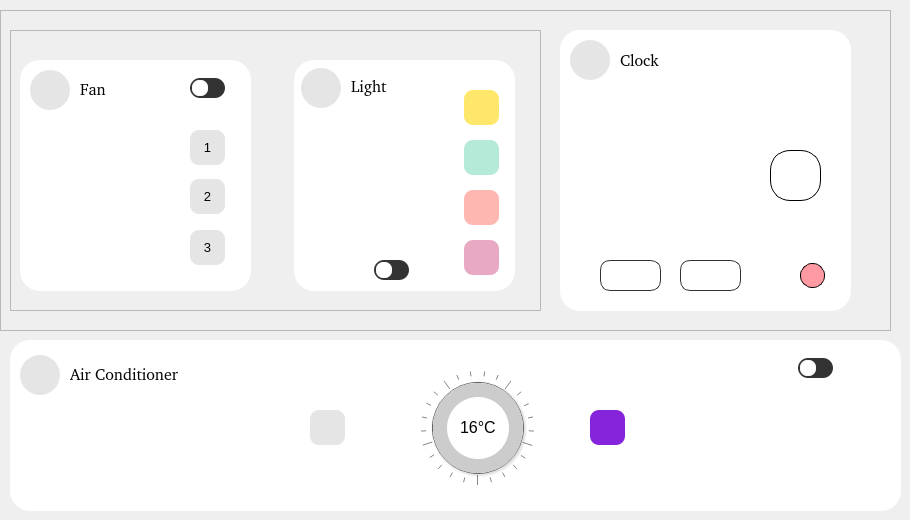
    <widget class="QWidget" name="page_2">
     <widget class="QFrame" name="frame_11">
      <property name="geometry">
       <rect>
        <x>10</x>
        <y>340</y>
        <width>891</width>
        <height>171</height>
       </rect>
      </property>
      <property name="font">
       <font>
        <pointsize>12</pointsize>
       </font>
      </property>
      <property name="styleSheet">
       <string notr="true">background-color: #fff;
border-radius: 20px;</string>
      </property>
      <property name="frameShape">
       <enum>QFrame::StyledPanel</enum>
      </property>
      <property name="frameShadow">
       <enum>QFrame::Raised</enum>
      </property>
      <widget class="QPushButton" name="btn_up_air_bed">
       <property name="geometry">
        <rect>
         <x>580</x>
         <y>70</y>
         <width>35</width>
         <height>35</height>
        </rect>
       </property>
       <property name="font">
        <font>
         <pointsize>9</pointsize>
        </font>
       </property>
       <property name="styleSheet">
        <string notr="true">background:#8624db;
border-radius:9px;</string>
       </property>
       <property name="text">
        <string/>
       </property>
       <property name="icon">
        <iconset resource="rsc.qrc">
         <normaloff>:/icon/icon/plus.svg</normaloff>:/icon/icon/plus.svg</iconset>
       </property>
       <property name="iconSize">
        <size>
         <width>16</width>
         <height>16</height>
        </size>
       </property>
      </widget>
      <widget class="QPushButton" name="btn_down_air_bed">
       <property name="geometry">
        <rect>
         <x>300</x>
         <y>70</y>
         <width>35</width>
         <height>35</height>
        </rect>
       </property>
       <property name="font">
        <font>
         <pointsize>9</pointsize>
        </font>
       </property>
       <property name="styleSheet">
        <string notr="true">background:#e5e5e5;
border-radius:9px;</string>
       </property>
       <property name="text">
        <string/>
       </property>
       <property name="icon">
        <iconset resource="rsc.qrc">
         <normaloff>:/icon/icon/minus.svg</normaloff>:/icon/icon/minus.svg</iconset>
       </property>
       <property name="iconSize">
        <size>
         <width>16</width>
         <height>16</height>
        </size>
       </property>
      </widget>
      <widget class="QFrame" name="frame_12">
       <property name="geometry">
        <rect>
         <x>423</x>
         <y>43</y>
         <width>90</width>
         <height>90</height>
        </rect>
       </property>
       <property name="styleSheet">
        <string notr="true">background-color: #ccc;
border-radius: 44px;</string>
       </property>
       <property name="frameShape">
        <enum>QFrame::StyledPanel</enum>
       </property>
       <property name="frameShadow">
        <enum>QFrame::Raised</enum>
       </property>
       <widget class="QFrame" name="fr_per_air_bed">
        <property name="geometry">
         <rect>
          <x>0</x>
          <y>0</y>
          <width>90</width>
          <height>90</height>
         </rect>
        </property>
        <property name="styleSheet">
         <string notr="true">background-color: qconicalgradient(cx:0.5, cy:0.5, angle:90, stop:0.999 rgba(255, 85, 0, 0), stop:1 rgba(85, 0, 255, 255));
border-radius: 44px;</string>
        </property>
        <property name="frameShape">
         <enum>QFrame::StyledPanel</enum>
        </property>
        <property name="frameShadow">
         <enum>QFrame::Raised</enum>
        </property>
        <widget class="QFrame" name="frame_14">
         <property name="geometry">
          <rect>
           <x>14</x>
           <y>14</y>
           <width>62</width>
           <height>62</height>
          </rect>
         </property>
         <property name="styleSheet">
          <string notr="true">border-radius: 31px;
background-color: #fff;</string>
         </property>
         <property name="frameShape">
          <enum>QFrame::StyledPanel</enum>
         </property>
         <property name="frameShadow">
          <enum>QFrame::Raised</enum>
         </property>
         <widget class="QLabel" name="lb_per_air_bed">
          <property name="geometry">
           <rect>
            <x>13</x>
            <y>20</y>
            <width>41</width>
            <height>20</height>
           </rect>
          </property>
          <property name="font">
           <font>
            <pointsize>12</pointsize>
           </font>
          </property>
          <property name="text">
           <string>16°C</string>
          </property>
         </widget>
        </widget>
       </widget>
      </widget>
      <widget class="QDial" name="dial_2">
       <property name="geometry">
        <rect>
         <x>410</x>
         <y>30</y>
         <width>115</width>
         <height>115</height>
        </rect>
       </property>
       <property name="wrapping">
        <bool>true</bool>
       </property>
       <property name="notchesVisible">
        <bool>true</bool>
       </property>
      </widget>
      <widget class="QLabel" name="lb_air_bed">
       <property name="geometry">
        <rect>
         <x>788</x>
         <y>18</y>
         <width>35</width>
         <height>20</height>
        </rect>
       </property>
       <property name="styleSheet">
        <string notr="true">background:#333;
border-radius:10px;</string>
       </property>
       <property name="text">
        <string/>
       </property>
      </widget>
      <widget class="QPushButton" name="btn_air_bed">
       <property name="geometry">
        <rect>
         <x>790</x>
         <y>20</y>
         <width>16</width>
         <height>16</height>
        </rect>
       </property>
       <property name="styleSheet">
        <string notr="true">border-radius:7px;
background-color: #fff;</string>
       </property>
       <property name="text">
        <string/>
       </property>
      </widget>
      <widget class="QFrame" name="frame_25">
       <property name="geometry">
        <rect>
         <x>10</x>
         <y>10</y>
         <width>221</width>
         <height>51</height>
        </rect>
       </property>
       <property name="frameShape">
        <enum>QFrame::StyledPanel</enum>
       </property>
       <property name="frameShadow">
        <enum>QFrame::Raised</enum>
       </property>
       <widget class="QLabel" name="label_29">
        <property name="geometry">
         <rect>
          <x>0</x>
          <y>5</y>
          <width>40</width>
          <height>40</height>
         </rect>
        </property>
        <property name="styleSheet">
         <string notr="true">background-color: #e5e5e5;
border-radius:20px;</string>
        </property>
        <property name="text">
         <string/>
        </property>
       </widget>
       <widget class="QLabel" name="label_30">
        <property name="geometry">
         <rect>
          <x>10</x>
          <y>15</y>
          <width>21</width>
          <height>21</height>
         </rect>
        </property>
        <property name="styleSheet">
         <string notr="true">background-color: #e5e5e5;</string>
        </property>
        <property name="text">
         <string/>
        </property>
        <property name="pixmap">
         <pixmap resource="rsc.qrc">:/img/img/air-conditioner.png</pixmap>
        </property>
       </widget>
       <widget class="QLabel" name="label_31">
        <property name="geometry">
         <rect>
          <x>50</x>
          <y>14</y>
          <width>151</width>
          <height>20</height>
         </rect>
        </property>
        <property name="font">
         <font>
          <family>#9Slide03 Ample</family>
          <pointsize>12</pointsize>
         </font>
        </property>
        <property name="text">
         <string>Air Conditioner</string>
        </property>
       </widget>
      </widget>
      <zorder>dial_2</zorder>
      <zorder>btn_up_air_bed</zorder>
      <zorder>btn_down_air_bed</zorder>
      <zorder>frame_12</zorder>
      <zorder>lb_air_bed</zorder>
      <zorder>btn_air_bed</zorder>
      <zorder>frame_25</zorder>
     </widget>
     <widget class="QFrame" name="frame_15">
      <property name="geometry">
       <rect>
        <x>0</x>
        <y>10</y>
        <width>891</width>
        <height>321</height>
       </rect>
      </property>
      <property name="frameShape">
       <enum>QFrame::StyledPanel</enum>
      </property>
      <property name="frameShadow">
       <enum>QFrame::Raised</enum>
      </property>
      <widget class="QFrame" name="frame_16">
       <property name="geometry">
        <rect>
         <x>10</x>
         <y>20</y>
         <width>531</width>
         <height>281</height>
        </rect>
       </property>
       <property name="frameShape">
        <enum>QFrame::StyledPanel</enum>
       </property>
       <property name="frameShadow">
        <enum>QFrame::Raised</enum>
       </property>
       <widget class="QFrame" name="frame_17">
        <property name="geometry">
         <rect>
          <x>10</x>
          <y>30</y>
          <width>231</width>
          <height>231</height>
         </rect>
        </property>
        <property name="styleSheet">
         <string notr="true">background-color: #fff;
border-radius: 20px;</string>
        </property>
        <property name="frameShape">
         <enum>QFrame::StyledPanel</enum>
        </property>
        <property name="frameShadow">
         <enum>QFrame::Raised</enum>
        </property>
        <widget class="QPushButton" name="btn_fan_bed">
         <property name="geometry">
          <rect>
           <x>172</x>
           <y>20</y>
           <width>16</width>
           <height>16</height>
          </rect>
         </property>
         <property name="styleSheet">
          <string notr="true">border-radius:7px;
background-color: #fff;</string>
         </property>
         <property name="text">
          <string/>
         </property>
        </widget>
        <widget class="QLabel" name="lb_fan_bed">
         <property name="geometry">
          <rect>
           <x>170</x>
           <y>18</y>
           <width>35</width>
           <height>20</height>
          </rect>
         </property>
         <property name="styleSheet">
          <string notr="true">background:#333;
border-radius:10px;</string>
         </property>
         <property name="text">
          <string/>
         </property>
        </widget>
        <widget class="QLabel" name="lb_img_fan_bed">
         <property name="geometry">
          <rect>
           <x>14</x>
           <y>60</y>
           <width>141</width>
           <height>138</height>
          </rect>
         </property>
         <property name="styleSheet">
          <string notr="true">image: url(:/img/img/fan_off.png);</string>
         </property>
         <property name="text">
          <string/>
         </property>
        </widget>
        <widget class="QPushButton" name="btn_mode1_fan_bed">
         <property name="geometry">
          <rect>
           <x>170</x>
           <y>70</y>
           <width>35</width>
           <height>35</height>
          </rect>
         </property>
         <property name="font">
          <font>
           <pointsize>10</pointsize>
          </font>
         </property>
         <property name="styleSheet">
          <string notr="true">background:#e5e5e5;
color: #000;
border-radius:9px;</string>
         </property>
         <property name="text">
          <string>1</string>
         </property>
         <property name="iconSize">
          <size>
           <width>20</width>
           <height>20</height>
          </size>
         </property>
        </widget>
        <widget class="QPushButton" name="btn_mode2_fan_bed">
         <property name="geometry">
          <rect>
           <x>170</x>
           <y>119</y>
           <width>35</width>
           <height>35</height>
          </rect>
         </property>
         <property name="font">
          <font>
           <pointsize>10</pointsize>
          </font>
         </property>
         <property name="styleSheet">
          <string notr="true">background:#e5e5e5;
color: #000;
border-radius:9px;</string>
         </property>
         <property name="text">
          <string>2</string>
         </property>
         <property name="iconSize">
          <size>
           <width>20</width>
           <height>20</height>
          </size>
         </property>
        </widget>
        <widget class="QPushButton" name="btn_mode3_fan_bed">
         <property name="geometry">
          <rect>
           <x>170</x>
           <y>170</y>
           <width>35</width>
           <height>35</height>
          </rect>
         </property>
         <property name="font">
          <font>
           <pointsize>10</pointsize>
          </font>
         </property>
         <property name="styleSheet">
          <string notr="true">background:#e5e5e5;
color: #000;
border-radius:9px;</string>
         </property>
         <property name="text">
          <string>3</string>
         </property>
         <property name="iconSize">
          <size>
           <width>20</width>
           <height>20</height>
          </size>
         </property>
        </widget>
        <widget class="QFrame" name="frame_26">
         <property name="geometry">
          <rect>
           <x>10</x>
           <y>5</y>
           <width>111</width>
           <height>51</height>
          </rect>
         </property>
         <property name="frameShape">
          <enum>QFrame::StyledPanel</enum>
         </property>
         <property name="frameShadow">
          <enum>QFrame::Raised</enum>
         </property>
         <widget class="QLabel" name="label_32">
          <property name="geometry">
           <rect>
            <x>0</x>
            <y>5</y>
            <width>40</width>
            <height>40</height>
           </rect>
          </property>
          <property name="styleSheet">
           <string notr="true">background-color: #e5e5e5;
border-radius:20px;</string>
          </property>
          <property name="text">
           <string/>
          </property>
         </widget>
         <widget class="QLabel" name="label_33">
          <property name="geometry">
           <rect>
            <x>10</x>
            <y>15</y>
            <width>21</width>
            <height>21</height>
           </rect>
          </property>
          <property name="styleSheet">
           <string notr="true">background-color: #e5e5e5;</string>
          </property>
          <property name="text">
           <string/>
          </property>
          <property name="pixmap">
           <pixmap resource="rsc.qrc">:/img/img/fan.png</pixmap>
          </property>
         </widget>
         <widget class="QLabel" name="label_34">
          <property name="geometry">
           <rect>
            <x>50</x>
            <y>14</y>
            <width>31</width>
            <height>20</height>
           </rect>
          </property>
          <property name="font">
           <font>
            <family>#9Slide03 Ample</family>
            <pointsize>12</pointsize>
           </font>
          </property>
          <property name="text">
           <string>Fan</string>
          </property>
         </widget>
        </widget>
        <zorder>lb_fan_bed</zorder>
        <zorder>btn_fan_bed</zorder>
        <zorder>lb_img_fan_bed</zorder>
        <zorder>btn_mode1_fan_bed</zorder>
        <zorder>btn_mode2_fan_bed</zorder>
        <zorder>btn_mode3_fan_bed</zorder>
        <zorder>frame_26</zorder>
       </widget>
       <widget class="QFrame" name="frame_18">
        <property name="geometry">
         <rect>
          <x>284</x>
          <y>30</y>
          <width>221</width>
          <height>231</height>
         </rect>
        </property>
        <property name="styleSheet">
         <string notr="true">background-color: #fff;
border-radius: 20px;</string>
        </property>
        <property name="frameShape">
         <enum>QFrame::StyledPanel</enum>
        </property>
        <property name="frameShadow">
         <enum>QFrame::Raised</enum>
        </property>
        <widget class="QPushButton" name="btn_light_bed">
         <property name="geometry">
          <rect>
           <x>82</x>
           <y>202</y>
           <width>16</width>
           <height>16</height>
          </rect>
         </property>
         <property name="styleSheet">
          <string notr="true">border-radius:7px;
background-color: #fff;</string>
         </property>
         <property name="text">
          <string/>
         </property>
        </widget>
        <widget class="QLabel" name="lb_light_bed">
         <property name="geometry">
          <rect>
           <x>80</x>
           <y>200</y>
           <width>35</width>
           <height>20</height>
          </rect>
         </property>
         <property name="styleSheet">
          <string notr="true">background:#333;
border-radius:10px;</string>
         </property>
         <property name="text">
          <string/>
         </property>
        </widget>
        <widget class="QLabel" name="lb_img_light_bed">
         <property name="geometry">
          <rect>
           <x>27</x>
           <y>50</y>
           <width>141</width>
           <height>141</height>
          </rect>
         </property>
         <property name="styleSheet">
          <string notr="true">image: url(:/img/img/lamp_off.png);</string>
         </property>
         <property name="text">
          <string/>
         </property>
        </widget>
        <widget class="QPushButton" name="btn_light_bed_ye">
         <property name="geometry">
          <rect>
           <x>170</x>
           <y>30</y>
           <width>35</width>
           <height>35</height>
          </rect>
         </property>
         <property name="font">
          <font>
           <pointsize>9</pointsize>
          </font>
         </property>
         <property name="styleSheet">
          <string notr="true">background:#FFE76C;
color: #000;
border-radius:9px;</string>
         </property>
         <property name="text">
          <string/>
         </property>
         <property name="iconSize">
          <size>
           <width>20</width>
           <height>20</height>
          </size>
         </property>
        </widget>
        <widget class="QPushButton" name="btn_light_bed_bl">
         <property name="geometry">
          <rect>
           <x>170</x>
           <y>80</y>
           <width>35</width>
           <height>35</height>
          </rect>
         </property>
         <property name="font">
          <font>
           <pointsize>9</pointsize>
          </font>
         </property>
         <property name="styleSheet">
          <string notr="true">background:#B5EAD8;
color: #000;
border-radius:9px;</string>
         </property>
         <property name="text">
          <string/>
         </property>
         <property name="iconSize">
          <size>
           <width>20</width>
           <height>20</height>
          </size>
         </property>
        </widget>
        <widget class="QPushButton" name="btn_light_bed_or">
         <property name="geometry">
          <rect>
           <x>170</x>
           <y>130</y>
           <width>35</width>
           <height>35</height>
          </rect>
         </property>
         <property name="font">
          <font>
           <pointsize>9</pointsize>
          </font>
         </property>
         <property name="styleSheet">
          <string notr="true">background:#FEB7B1;
color: #000;
border-radius:9px;</string>
         </property>
         <property name="text">
          <string/>
         </property>
         <property name="iconSize">
          <size>
           <width>20</width>
           <height>20</height>
          </size>
         </property>
        </widget>
        <widget class="QPushButton" name="btn_light_bed_pi">
         <property name="geometry">
          <rect>
           <x>170</x>
           <y>180</y>
           <width>35</width>
           <height>35</height>
          </rect>
         </property>
         <property name="font">
          <font>
           <pointsize>9</pointsize>
          </font>
         </property>
         <property name="styleSheet">
          <string notr="true">background:#E8AAC3;
color: #000;
border-radius:9px;</string>
         </property>
         <property name="text">
          <string/>
         </property>
         <property name="iconSize">
          <size>
           <width>20</width>
           <height>20</height>
          </size>
         </property>
        </widget>
        <widget class="QFrame" name="frame_27">
         <property name="geometry">
          <rect>
           <x>7</x>
           <y>3</y>
           <width>111</width>
           <height>51</height>
          </rect>
         </property>
         <property name="frameShape">
          <enum>QFrame::StyledPanel</enum>
         </property>
         <property name="frameShadow">
          <enum>QFrame::Raised</enum>
         </property>
         <widget class="QLabel" name="label_35">
          <property name="geometry">
           <rect>
            <x>0</x>
            <y>5</y>
            <width>40</width>
            <height>40</height>
           </rect>
          </property>
          <property name="styleSheet">
           <string notr="true">background-color: #e5e5e5;
border-radius:20px;</string>
          </property>
          <property name="text">
           <string/>
          </property>
         </widget>
         <widget class="QLabel" name="label_36">
          <property name="geometry">
           <rect>
            <x>10</x>
            <y>15</y>
            <width>21</width>
            <height>21</height>
           </rect>
          </property>
          <property name="styleSheet">
           <string notr="true">background-color: #e5e5e5;</string>
          </property>
          <property name="text">
           <string/>
          </property>
          <property name="pixmap">
           <pixmap resource="rsc.qrc">:/img/img/light-bulb.png</pixmap>
          </property>
         </widget>
         <widget class="QLabel" name="label_37">
          <property name="geometry">
           <rect>
            <x>50</x>
            <y>7</y>
            <width>51</width>
            <height>31</height>
           </rect>
          </property>
          <property name="font">
           <font>
            <family>#9Slide03 Ample</family>
            <pointsize>12</pointsize>
           </font>
          </property>
          <property name="text">
           <string>Light</string>
          </property>
         </widget>
        </widget>
        <zorder>lb_light_bed</zorder>
        <zorder>btn_light_bed</zorder>
        <zorder>lb_img_light_bed</zorder>
        <zorder>btn_light_bed_ye</zorder>
        <zorder>btn_light_bed_bl</zorder>
        <zorder>btn_light_bed_or</zorder>
        <zorder>btn_light_bed_pi</zorder>
        <zorder>frame_27</zorder>
       </widget>
      </widget>
      <widget class="QFrame" name="frame_19">
       <property name="geometry">
        <rect>
         <x>560</x>
         <y>20</y>
         <width>291</width>
         <height>281</height>
        </rect>
       </property>
       <property name="styleSheet">
        <string notr="true">background-color: #fff;
border-radius: 20px;</string>
       </property>
       <property name="frameShape">
        <enum>QFrame::StyledPanel</enum>
       </property>
       <property name="frameShadow">
        <enum>QFrame::Raised</enum>
       </property>
       <widget class="QLabel" name="label_20">
        <property name="geometry">
         <rect>
          <x>30</x>
          <y>60</y>
          <width>150</width>
          <height>150</height>
         </rect>
        </property>
        <property name="text">
         <string/>
        </property>
        <property name="pixmap">
         <pixmap resource="rsc.qrc">:/img/img/clock.png</pixmap>
        </property>
       </widget>
       <widget class="QComboBox" name="cb_timer_h_bed">
        <property name="geometry">
         <rect>
          <x>40</x>
          <y>230</y>
          <width>61</width>
          <height>31</height>
         </rect>
        </property>
        <property name="font">
         <font>
          <family>#9Slide03 AmpleSoft</family>
          <pointsize>-1</pointsize>
         </font>
        </property>
        <property name="styleSheet">
         <string notr="true">QComboBox{
border: 1px solid #333;
border-radius: 10px;
font-size: 14px;
background-color: #fff;
color: #000;
padding-left:15px;
}

QComboBox::drop-down{
    border:                 none;
    color:                      rgb(255, 255, 255);
    padding-right:                    5px;
}

QComboBox::down-arrow{
    image:                      url(:/icon/icon/chevron-down.svg);
    padding-right:          5px;
}

QListView::item:selected {
      border: 1px solid #6a6ea9;
  }

  QListView::item:selected:!active {
      background: qlineargradient(x1: 0, y1: 0, x2: 0, y2: 1,
                                  stop: 0 #ABAFE5, stop: 1 #8588B2);
  }

  QListView::item:selected:active {
      background: qlineargradient(x1: 0, y1: 0, x2: 0, y2: 1,
                                  stop: 0 #6a6ea9, stop: 1 #888dd9);
  }

  QListView::item:hover {
      background: qlineargradient(x1: 0, y1: 0, x2: 0, y2: 1,
                                  stop: 0 #FAFBFE, stop: 1 #DCDEF1);
  }</string>
        </property>
        <property name="iconSize">
         <size>
          <width>20</width>
          <height>20</height>
         </size>
        </property>
       </widget>
       <widget class="QComboBox" name="cb_timer_m_bed">
        <property name="geometry">
         <rect>
          <x>120</x>
          <y>230</y>
          <width>61</width>
          <height>31</height>
         </rect>
        </property>
        <property name="styleSheet">
         <string notr="true">QComboBox{
border: 1px solid #333;
border-radius: 10px;
font-size: 14px;
background-color: #fff;
color: #000;
padding-left:15px;
}

QComboBox::drop-down{
    border:                 none;
    color:                      rgb(255, 255, 255);
    padding-right:                    5px;
}

QComboBox::down-arrow{
    image:                      url(:/icon/icon/chevron-down.svg);
    padding-right:          5px;
}

QListView::item:selected {
      border: 1px solid #6a6ea9;
  }

  QListView::item:selected:!active {
      background: qlineargradient(x1: 0, y1: 0, x2: 0, y2: 1,
                                  stop: 0 #ABAFE5, stop: 1 #8588B2);
  }

  QListView::item:selected:active {
      background: qlineargradient(x1: 0, y1: 0, x2: 0, y2: 1,
                                  stop: 0 #6a6ea9, stop: 1 #888dd9);
  }

  QListView::item:hover {
      background: qlineargradient(x1: 0, y1: 0, x2: 0, y2: 1,
                                  stop: 0 #FAFBFE, stop: 1 #DCDEF1);
  }</string>
        </property>
       </widget>
       <widget class="QPushButton" name="btn_clock">
        <property name="geometry">
         <rect>
          <x>210</x>
          <y>120</y>
          <width>51</width>
          <height>51</height>
         </rect>
        </property>
        <property name="font">
         <font>
          <pointsize>9</pointsize>
         </font>
        </property>
        <property name="styleSheet">
         <string notr="true">border:1px solid #000;
border-radius:20px;
background-color: #fff;</string>
        </property>
        <property name="text">
         <string/>
        </property>
        <property name="icon">
         <iconset resource="rsc.qrc">
          <normaloff>:/icon/icon/power.svg</normaloff>:/icon/icon/power.svg</iconset>
        </property>
        <property name="iconSize">
         <size>
          <width>25</width>
          <height>25</height>
         </size>
        </property>
       </widget>
       <widget class="QFrame" name="frame_28">
        <property name="geometry">
         <rect>
          <x>10</x>
          <y>5</y>
          <width>111</width>
          <height>51</height>
         </rect>
        </property>
        <property name="frameShape">
         <enum>QFrame::StyledPanel</enum>
        </property>
        <property name="frameShadow">
         <enum>QFrame::Raised</enum>
        </property>
        <widget class="QLabel" name="label_41">
         <property name="geometry">
          <rect>
           <x>0</x>
           <y>5</y>
           <width>40</width>
           <height>40</height>
          </rect>
         </property>
         <property name="styleSheet">
          <string notr="true">background-color: #e5e5e5;
border-radius:20px;</string>
         </property>
         <property name="text">
          <string/>
         </property>
        </widget>
        <widget class="QLabel" name="label_42">
         <property name="geometry">
          <rect>
           <x>10</x>
           <y>15</y>
           <width>21</width>
           <height>21</height>
          </rect>
         </property>
         <property name="styleSheet">
          <string notr="true">background-color: #e5e5e5;</string>
         </property>
         <property name="text">
          <string/>
         </property>
         <property name="pixmap">
          <pixmap resource="rsc.qrc">:/img/img/clock_icon.png</pixmap>
         </property>
        </widget>
        <widget class="QLabel" name="label_43">
         <property name="geometry">
          <rect>
           <x>50</x>
           <y>14</y>
           <width>51</width>
           <height>21</height>
          </rect>
         </property>
         <property name="font">
          <font>
           <family>#9Slide03 Ample</family>
           <pointsize>12</pointsize>
          </font>
         </property>
         <property name="text">
          <string>Clock</string>
         </property>
        </widget>
       </widget>
       <widget class="QLabel" name="lb_alert_bed">
        <property name="geometry">
         <rect>
          <x>240</x>
          <y>233</y>
          <width>25</width>
          <height>25</height>
         </rect>
        </property>
        <property name="styleSheet">
         <string notr="true">background-color: #FF9AA2;
border-radius: 12px;
border: 1px solid #000;</string>
        </property>
        <property name="text">
         <string/>
        </property>
       </widget>
      </widget>
     </widget>
    </widget>
